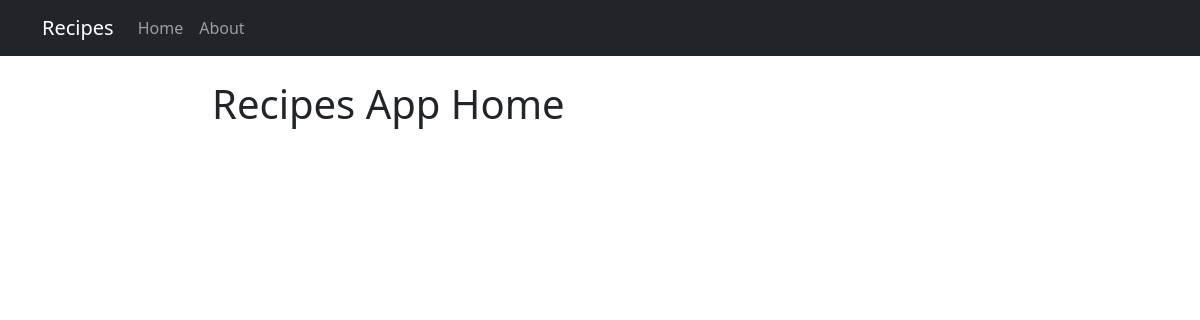
The app's page /, older data.
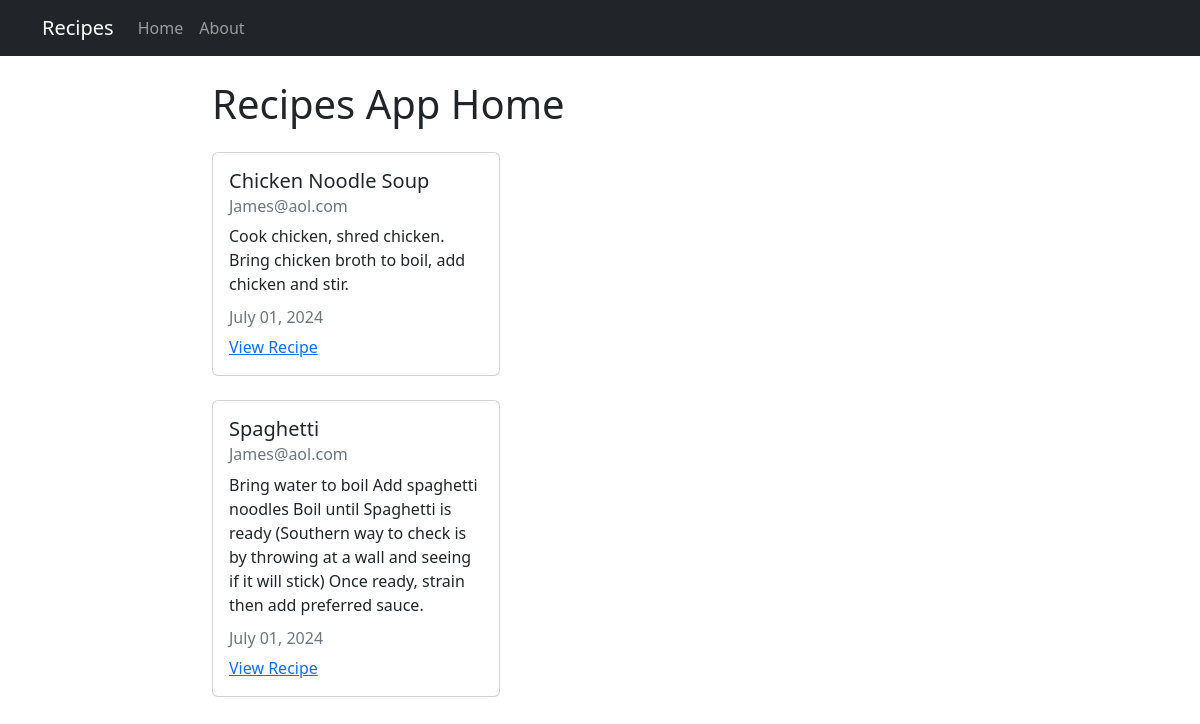
The same page, newer data.
### recipes/models.py (models this page shows, shortened)
class Recipe(models.Model):
    title = models.CharField(max_length=100)
    description = models.TextField()
    author = models.ForeignKey(User, on_delete=models.CASCADE)
    created_at = models.DateTimeField(auto_now_add=True)
    updated_at = models.DateTimeField(auto_now=True)

### recipes/views.py (the view)
# urls.py: 2. Add a URL to urlpatterns:  path('', Home.as_view(), name='home')
def Home(request):
    recipes = models.Recipe.objects.all()
    context = {
        'recipes': recipes
    }
    return render(request, "recipes/home.html", context)

### recipes/templates/recipes/home.html
{% extends 'recipes/base.html' %}
    {% block content %}
    <h1>Recipes App Home</h1>
    {% for recipe in recipes %}
    <div class="card my-4" style="width: 18rem;">
        <div class="card-body">
            <h5 class="card-title">{{recipe.title}}</h5>
            <h6 class="card-subtitle mb-2 text-muted">{{recipe.author}}</h6>
            <p class="card-text">{{recipe.description}}</p>
            <h6 class="card-subtitle mb-2 text-muted">{{recipe.updated_at| date:"F d, Y"}}</h6>
            <a href="#" class="card-link">View Recipe</a>
        </div>
    </div>
    {% endfor %}
    {% endblock content%}

### recipes/templates/recipes/base.html (shortened to what this page needs)
<!DOCTYPE html>
<html lang="en">
<head>
    <link href="https://cdn.jsdelivr.net/npm/bootstrap@5.2.3/dist/css/bootstrap.min.css" rel="stylesheet">
</head>
<body>
    <nav class="navbar navbar-expand-lg navbar-dark bg-dark">
        <div class="container">
          <a class="navbar-brand" href="{% url 'recipes-home'%}">Recipes</a>
          <div class="collapse navbar-collapse" id="navbarSupportedContent">
            <ul class="navbar-nav me-auto mb-2 mb-lg-0">
              <li class="nav-item">
                <a class="nav-link" aria-current="page" href="{% url 'recipes-home'%}">Home</a>
              </li>
              <li class="nav-item">
                <a class="nav-link" href="{% url 'recipes-about'%}">About</a>
              </li>
            </ul>
          </div>
        </div>
      </nav>
      <div class='container mt-4 col-8'>
        {% block content%} {% endblock content%}
      </div>
</body>
</html>

Row changes from the older to the newer data that the page shows:
added Recipe: title "Chicken Noodle Soup", author "James@aol.com", description "Cook chicken, shred chicken. Bring chicken broth to boil, add chicken and stir.", updated_at "July 01, 2024"
added Recipe: title "Spaghetti", author "James@aol.com", description "Bring water to boil Add spaghetti noodles Boil until Spaghetti is ready (Southern way to check is by throwing at a wall and seeing if it will stick) Once ready, strain then add preferred sauce.", updated_at "July 01, 2024"
